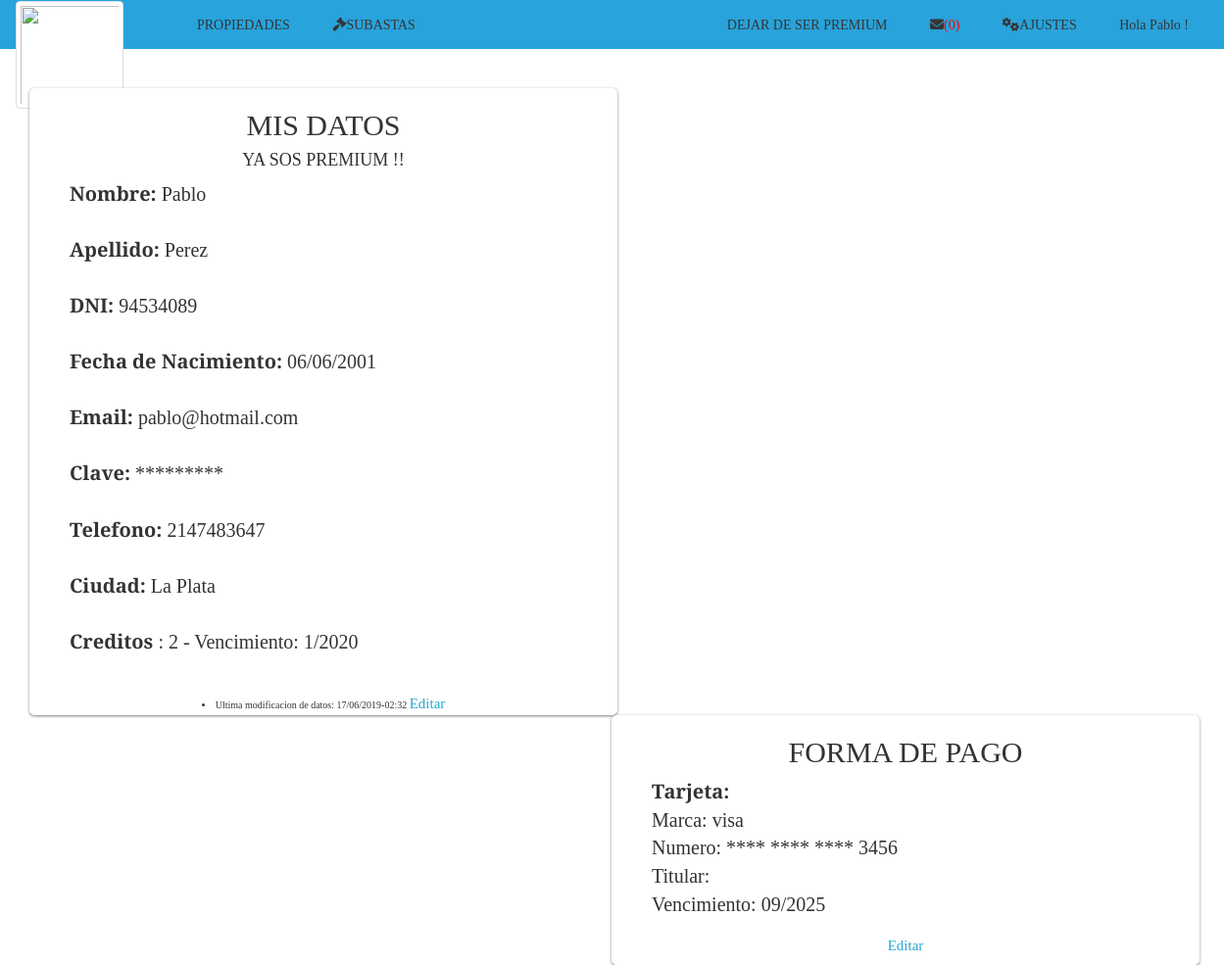
Before: /misDatos.php (signed in) with the older database file.
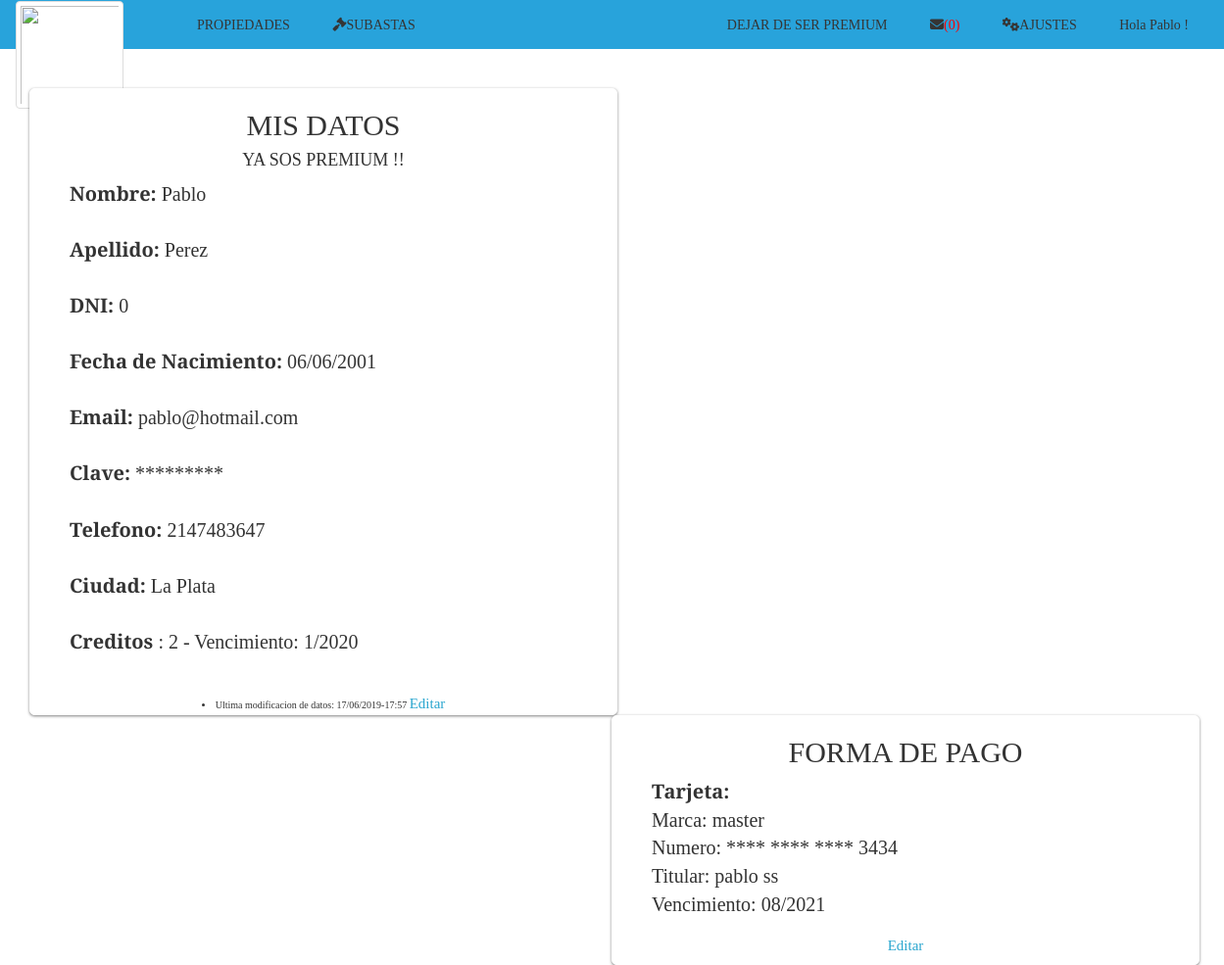
After: the same page with the newer database file.
### tables this page shows
CREATE TABLE `persona` (
  `IdPersona` int(11) NOT NULL,
  `dni` int(8) NOT NULL,
  `nombre` varchar(50) NOT NULL,
  `apellido` varchar(50) NOT NULL,
  `telefono` int(30) NOT NULL,
  `email` varchar(45) NOT NULL,
  `clave` varchar(11) NOT NULL,
  `tipoU` varchar(11) DEFAULT NULL,
  `rol` int(3) DEFAULT NULL,
  `credito` int(2) DEFAULT NULL,
  `ciudad` varchar(45) NOT NULL,
  `fechaNacimiento` datetime NOT NULL,
  `idTarjeta` int(11) NOT NULL,
  `fechaRegistro` datetime NOT NULL,
  `fechaModificacion` datetime NOT NULL
);

CREATE TABLE `tarjeta` (
  `idTarjeta` int(11) NOT NULL,
  `idPersona` int(11) NOT NULL,
  `numero` bigint(16) NOT NULL,
  `marca` text NOT NULL,
  `vencimiento` text NOT NULL,
  `codigo` int(3) NOT NULL,
  `titular` text NOT NULL
);

### misDatos.php (the view, shortened to what this page needs)
<html>
<body>
<?php
include("cabecera.php");
$con=conectar();
$id=($_SESSION['id']);
$query = "SELECT * FROM persona WHERE IdPersona = '$id' ";
            $result = mysqli_query($con, $query);
            $datosUsuario = mysqli_fetch_array($result);
$query = "SELECT * FROM tarjeta  WHERE idTarjeta ='$datosUsuario[idTarjeta]' ";
            $result = mysqli_query($con, $query);
            $datosTarjeta = mysqli_fetch_array($result);
     ?>
<br/>
 <form name="formulario" class="login-form" style="width:600px; background-color:#fff;float:left;margin-left: 30px;"><h2 align="center">  MIS DATOS</h2> <h4 align="center">
 	<?php
      if($datosUsuario['tipoU']!="premium"){
         $pp="solicitarPremium.php";   ?>
       <a class="elBoton" href=<?php echo "  ".$pp; ?>>¡QUIERO SER PREMIUM!</a><br/>
        <?php
      }
      else{ echo "YA SOS PREMIUM !!";}
       ?> </h4>
 <ul style="list-style-type:none;font-size:20px;">
      <b><li>  Nombre:</b>
         <?php echo "    $datosUsuario[nombre]";?> </li>
        <br/>
      <b><li>  Apellido:</b>
         <?php echo "    $datosUsuario[apellido]";?> </li>
        <br/>
      <b><li>  DNI:</b>
         <?php echo "    $datosUsuario[dni]";?> </li>
        <br/>
      <b><li>  Fecha de Nacimiento:</b>
         <?php echo "".date('d/m/Y', strtotime($datosUsuario['fechaNacimiento']))."";?> </li>
        <br/>
      <b><li>  Email:</b>
         <?php echo "    $datosUsuario[email]";?> </li>
        <br/>
      <b><li>  Clave:</b>
         <?php echo "    *********";?> </li>
        <br/>
      <b><li>  Telefono:</b>
         <?php echo "    $datosUsuario[telefono]";?> </li>
        <br/>
      <b><li>  Ciudad:</b>
         <?php echo "    $datosUsuario[ciudad]";?> </li>
        <br/>
      <b><li>  Creditos</b>
         <?php echo "  : $datosUsuario[credito]" ?>
              <?php
                    if ($datosUsuario['credito']!=0){
                      ?>
                      <?php
                      $nueva= date('Y');
                       $nueva= $nueva+1;
                     echo "- Vencimiento: 1/$nueva"; ?> </li>
                     <?php
                    } ?>
                    <br/>
</ul>
<li style="text-align: center; font-size: 10px"> <?php echo "  Ultima modificacion de datos: ".date('d/m/Y-H:i', strtotime($datosUsuario['fechaModificacion']))."";?>
   <a style="font-size:15px; color: #2AA6CF " href="modificarDatosUsuario.php">Editar</a></li>
 </form>
  <form name="formulario" class="login-form" style="width:600px; background-color:#fff;float:right;margin-right: 25px;"> <h2 align="center">  FORMA DE PAGO</h2>
    <ul style="list-style-type:none;font-size:20px">
      <b><li>  Tarjeta:</b></br>
         <?php echo "    Marca: $datosTarjeta[marca]";?> </li>
        <?php  $ult4 = substr($datosTarjeta['numero'],12); ?>
        <li> <?php echo "    Numero: **** **** **** $ult4";?> </li>
        <li> <?php echo "    Titular: $datosTarjeta[titular]";?> </li>
         <li><?php echo "    Vencimiento: $datosTarjeta[vencimiento]";?> </li>
  </ul>
  <h3 align="center" style="font-size: 15px; color: #2AA6CF"><?php echo "<a style='color: #2AA6CF'  href='modificarFormaDePago.php?idT=".$datosUsuario['idTarjeta']."'>Editar </a>";?></h3>
  </form>
   </body>
   </html>

Changed rows visible on the page:
no longer on this page (row edited): tarjeta: marca "visa", numero "3456", vencimiento "09/2025"
changed persona "Pablo": dni "94534089" → "0"; fechaModificacion "17/06/2019-02:32" → "17/06/2019-17:57"
added tarjeta: marca "master", numero "3434", titular "pablo ss", vencimiento "08/2021"
